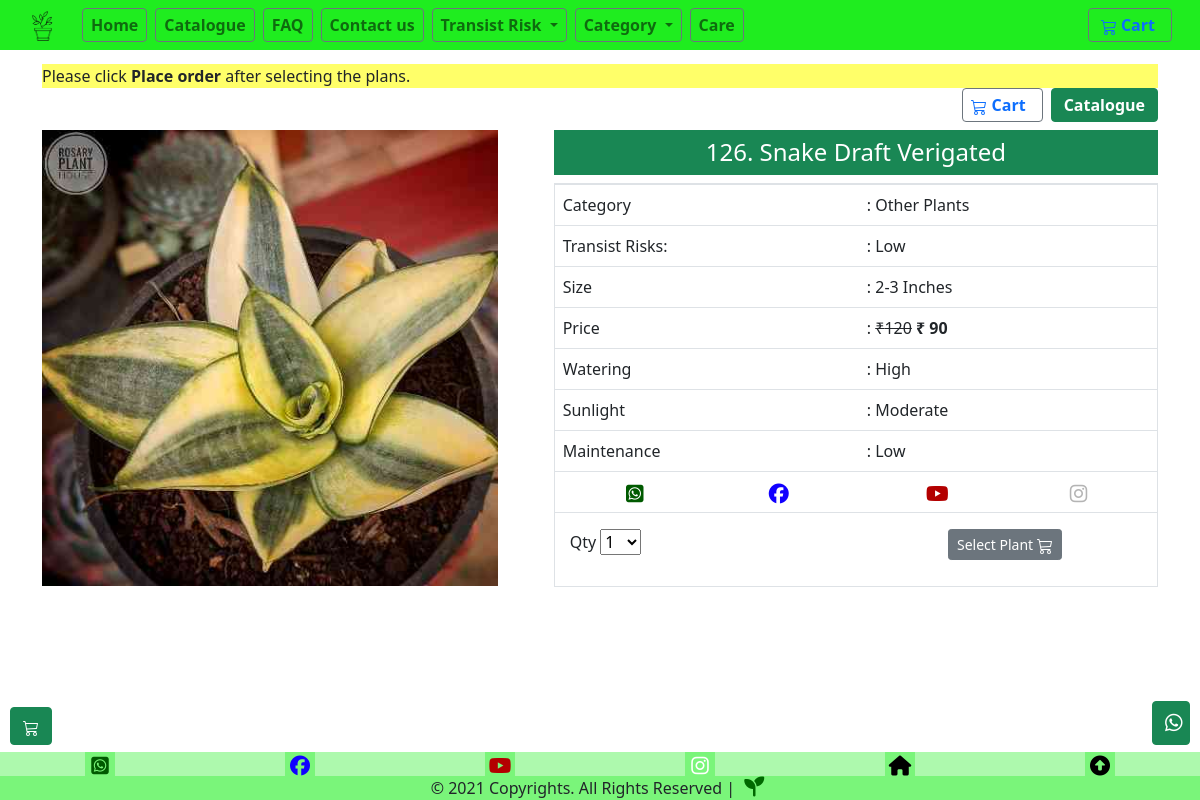
Page /snake-draft-verigated on the earlier database version.
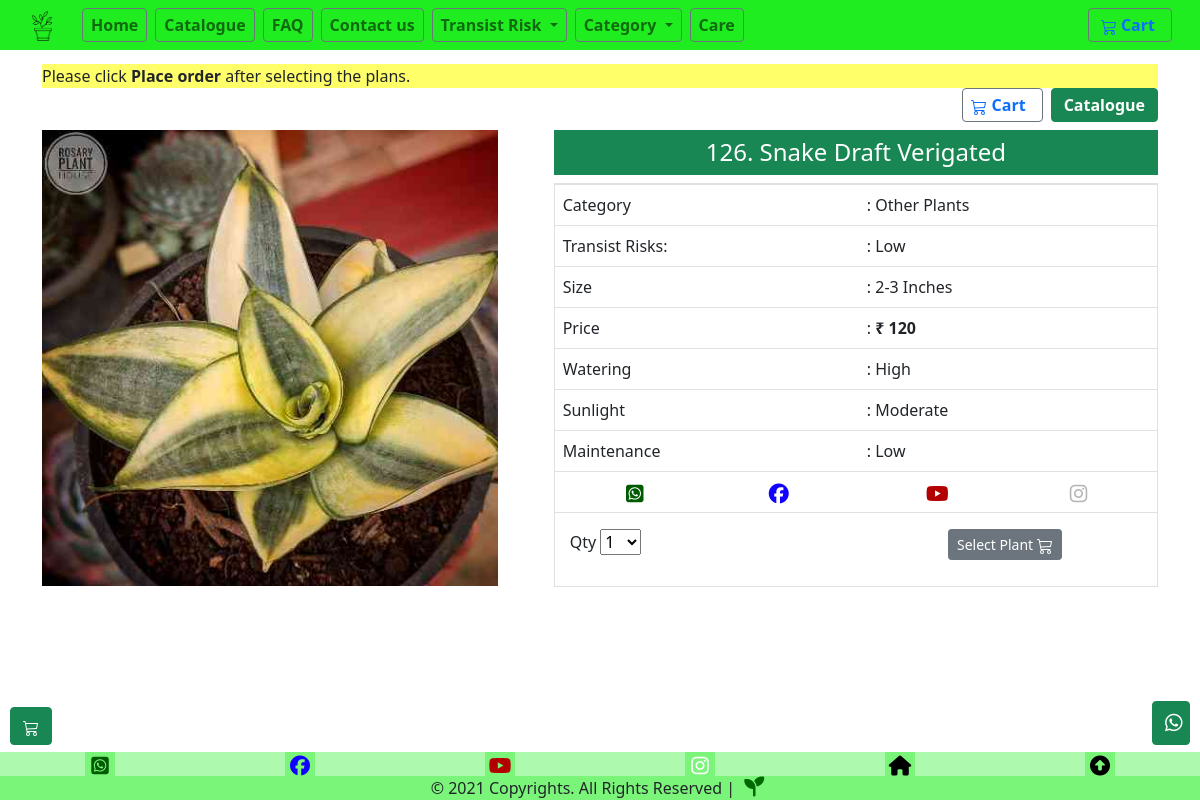
Same page on the later database version.
### store/models.py (models this page shows, shortened)
class Product(models.Model):
    pid=models.IntegerField(null=False)
    category = models.ForeignKey(Category, related_name='product', on_delete=models.CASCADE,default=7)
    risk = models.ForeignKey(Risk, related_name='product', on_delete=models.CASCADE,default=1)
    created_by = models.ForeignKey(User, on_delete=models.CASCADE, related_name='product_creator',default=1)
    title = models.CharField(max_length=255)
    Nickname=models.CharField(max_length=255)
    author = models.CharField(max_length=255, default='admin')
    description = models.TextField(blank=True)
    image = models.ImageField(upload_to='images/', default='images/default.png')
    slug = models.SlugField(max_length=255)
    size=models.CharField(max_length=255, default="2-3")
    price = models.IntegerField(default=0)
    disprice = models.IntegerField(default=0)
    orgprice = models.IntegerField(default=0)
    in_stock = models.BooleanField(default=True)
    indoor = models.BooleanField(default=False)
    mother = models.BooleanField(default=False)
    is_active = models.BooleanField(default=True)
    created = models.DateTimeField(auto_now_add=True)
    updated = models.DateTimeField(auto_now=True)
    objects = models.Manager()
    sun = models.ForeignKey(Sun, related_name='product', on_delete=models.CASCADE,default=1)
    Watering = models.ForeignKey(Watering, related_name='product', on_delete=models.CASCADE,default=1)
    products = ProductManager()
    maintenance = models.ForeignKey(maintenance, related_name='product', on_delete=models.CASCADE,default=1)
    tag = models.CharField(max_length=20, choices=TAG_CHOICES, default='None')
    class Meta:
        verbose_name_plural = 'Products'
        ordering = ('-created',)

class Category(models.Model):
    name = models.CharField(max_length=255, db_index=True)
    slug = models.SlugField(max_length=255, unique=True)
    class Meta:
        verbose_name_plural = 'categories'
    def __str__(self):
        return self.name

class Risk(models.Model):
    name = models.CharField(max_length=255, db_index=True)
    slug = models.SlugField(max_length=255, unique=True)
    class Meta:
        verbose_name_plural = 'risks'
    def __str__(self):
        return self.name

class Watering(models.Model):
    name = models.CharField(max_length=255, db_index=True)
    slug = models.SlugField(max_length=255, unique=True)
    class Meta:
        verbose_name_plural = 'waterings'
    def __str__(self):
        return self.name

class Sun(models.Model):
    name = models.CharField(max_length=255, db_index=True)
    slug = models.SlugField(max_length=255, unique=True)
    class Meta:
        verbose_name_plural = 'suns'
    def __str__(self):
        return self.name

class maintenance(models.Model):
    name = models.CharField(max_length=255, db_index=True)
    slug = models.SlugField(max_length=255, unique=True)
    class Meta:
        verbose_name_plural = 'maintenances'
    def __str__(self):
        return self.name

### store/views.py (the view)
# urls.py: path('<slug:slug>', views.product_detail, name='product_detail'),
def product_detail(request, slug):
    product = get_object_or_404(Product, slug=slug, in_stock=True)
    return render(request, 'store/products/single.html', {'product': product})

### basket/basket.py (called while the page is built)
    def __len__(self):
        return sum(item['qty'] for item in self.basket.values())

### basket/context_processors.py (called while the page is built)
def basket(request):
    return {'basket': Basket(request)}

### store/context_processors.py (called while the page is built)
def categories(request):
    Product.objects.update(price=F('orgprice')-F('disprice'))
    return {
        'categories': Category.objects.all()
    }

### templates/store/products/single.html (shortened to what the changed rows need)
{% extends "store/base.html" %}
{% load static %}
{% block content %}
{% load mathfilters %}
<div class="container mt-3">
    <main class="pt-5">
        <div class="row g-3">
            <div class="col-md-5 col-lg-5 order-md-first">
                <img class="img-fluid mx-auto d-block w-100" width="200px" alt="Responsive image" src="{{ product.image.url }}">
            </div>
            <div class="col-md-7 col-lg-7 ps-md-3 ps-lg-5">
                <div class="card-text text-center py-2  px-0 m-0 h4 bg-success text-white">
                    {{product.pid}}. {{ product.title }}
                </div>
                <div class="border mt-2 pb-0">
                        <div class="row ">
                            <div class="col-12 pb-0">
                                <table class="table table-hover">
                                    <tbody>
                                    <tr>
                                        <td>Category</td>
                                        <td>: {{ product.category }}</td>
                                    </tr>
                                    <tr>
                                        <td>Transist Risks:</td>
                                        <td>: {{product.risk}}</td>
                                    </tr>
                                    <tr>
                                        <td>Size</td>
                                        <td>: {{product.size}} Inches</td>
                                    </tr>
                                    <tr>
                                        <td>:                      {% if product.orgprice != product.price %}
                                          <strike>&#8377;{{product.orgprice}}</strike>
                                          {% endif %}
                                          <b> &#8377; {{ product.price }}</b>
                                        </td>
                                    </tr>
                                    <tr>
                                        <td>Watering</td>
                                        <td>: {{product.Watering}}</td>
                                    </tr>
                                    <tr>
                                        <td>Sunlight</td>
                                        <td>: {{product.sun}}</td>
                                    </tr>
                                    <tr>
                                      <td>Maintenance</td>
                                      <td>: {{product.maintenance}}</td>
                                    </tr>
                                    </tbody>
                                  </table>
                            </div>
                        </div>
                    <div class="col">
                    </div>
                </div>
            </div>
        </div>
        <br>
        <br>
        <br>
        <br>
        <br>
    </main>
</div>
{% endblock %}

Differences in the rows shown:
changed Product "Snake Draft Verigated": price "90" → "120"; orgprice "120" → (not shown)
